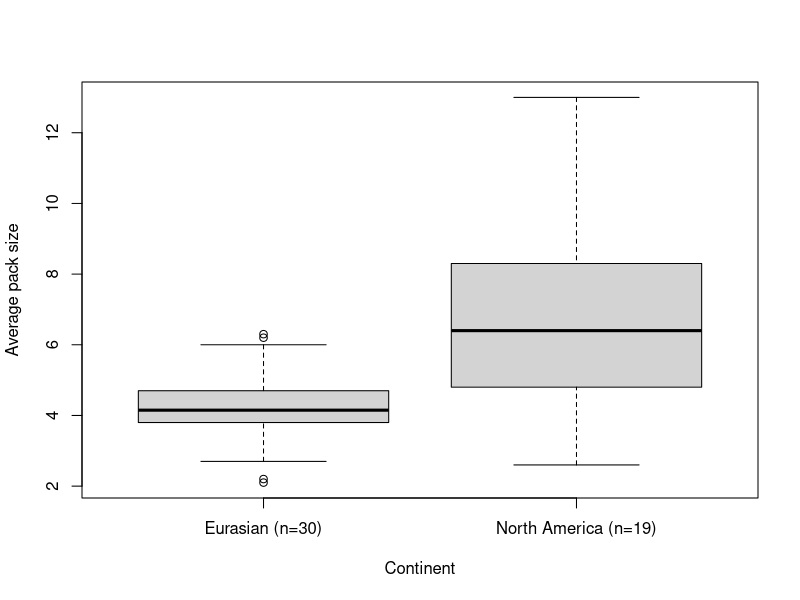
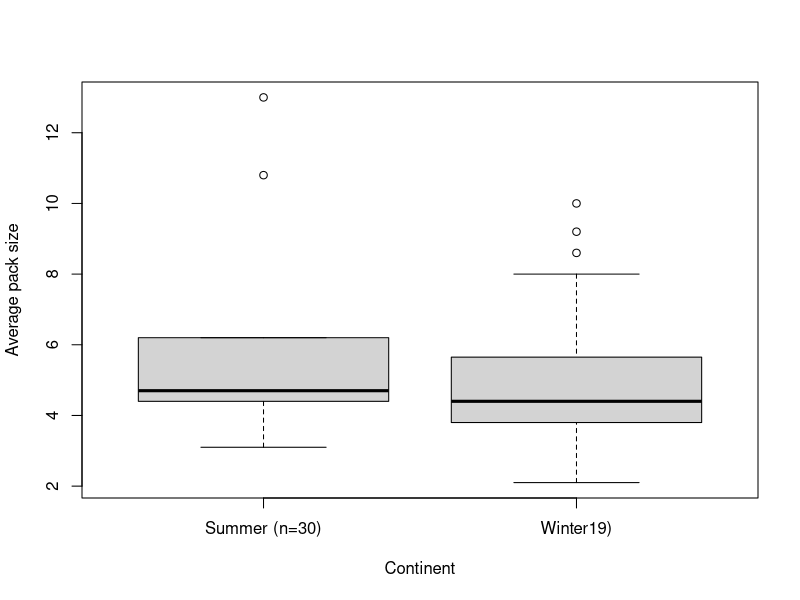
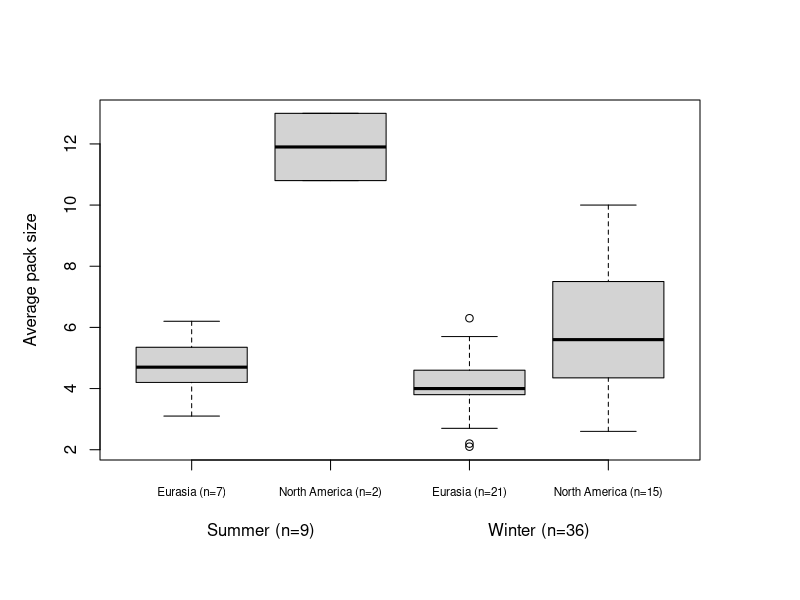

Recreate these plots in R, in order.
setwd("C:/Personal_Cloud/OneDrive/Work/Book/SocialCarnivores")
pack <- read.csv("packSizeFernandez.csv")


### add data 
addData <- pack[1,]
addData[] <- NA
#YNP page 46 Stahler et al 2020 
addData[] <- c("North America", "YNP", NA, "winter", 10, "2-37", NA, "Stahler et al 2020",NA  )
pack <- rbind(pack, addData)

#Nakamura, M., Rio-Maior, H., Godinho, R., Petrucci-Fonseca, F., & Álvares, F. (2021). 
#Source-sink dynamics promote wolf persistence in human-modified landscapes: Insights from long-term monitoring. Biological Conservation, 256, 109075.
# assign to summer as it is a minimum estimate with a combination of all methods used (inluding summer counts)
addData[] <- c("Eurasia", "Portugal", NA, "summer", 6.2, "0.3", NA, "Nakamura et al 2021",NA  )
pack <- rbind(pack, addData)

#Nordli, K. T. On the way to independence: Ebbing cohesion in Scandinavian wolf family groups. (Inland Norway University of Applied Sciences, 2018).
addData[] <- c("Eurasia", "Scandinavia", NA, "winter", 5.7, "0.3", NA, "Nordli et al 2018",NA  )
pack <- rbind(pack, addData)



pack$Pack.size <- as.numeric(pack$Pack.size)
head(pack)
nrow(pack)

mean(pack$Pack.size)
sd(pack$Pack.size)

pack$Continentfact <- as.factor(pack$Continent)
plot(pack$Pack.size ~ pack$Continentfact, xlab="Continent", ylab="Average pack size", xaxt="n")


axis(1, at=c(1,2), labels = c(paste("Eurasian (n=", table(pack$Continent)[1],")", sep=""),
                              paste("North America (n=", table(pack$Continent)[2],")", sep="")))


## simply season 
pack$Season1 <- substr(pack$Season, 1, 6)
## exclude year round
packSeason <- pack[!pack$Season %in% "year round",]
packSeason <- packSeason[!packSeason$Season %in% "fall",]

##MAKE LATE WINTER: WINTER
packSeason$Season1[packSeason$Season1 %in% "late w" ] <- "winter"
packSeason$Season1[packSeason$Season1 %in% "late s" ] <- "summer"

packSeason$Seasonfact <- as.factor(packSeason$Season1)

plot(packSeason$Pack.size ~ packSeason$Seasonfact, xlab="Continent", ylab="Average pack size", xaxt="n")


axis(1, at=c(1,2), labels = c(paste("Summer (n=", table(pack$Continent)[1],")", sep=""),
                              paste("Winter", table(pack$Continent)[2],")", sep="")))


##INTERACTIONS
packSeason$SeasonContinentfact <- as.factor(paste(packSeason$Season1,packSeason$Continent))

par(mar=c(7,5,5,5))
plot(packSeason$Pack.size ~ packSeason$SeasonContinentfact,xlab="",
     ylab="Average pack size", xaxt="n")

axis(1, at=c(1:4), labels = c(paste("Eurasia (n=", table(packSeason$SeasonContinentfact)[1],")", sep=""),
                              paste("North America (n=", table(packSeason$SeasonContinentfact)[2],")", sep=""),
                              paste("Eurasia (n=", table(packSeason$SeasonContinentfact)[3],")", sep=""),
                              paste("North America (n=", table(packSeason$SeasonContinentfact)[4],")", sep="")),cex.axis=0.7)


axis(1, at=c(1.5,3.5), labels = c(paste("Summer (n=", table(packSeason$Seasonfact)[1],")", sep=""),
                              paste("Winter (n=", table(packSeason$Seasonfact)[2],")", sep="")),
                       cex.axis=1, col="white", line = +2)


##
mod1 <- lm(packSeason$Pack.size~1)
summary(mod1)
AIC(mod1)


mod <- lm(packSeason$Pack.size~packSeason$Season1+packSeason$Continentfact )
summary(mod)
AIC(mod)
##
mod1 <- lm(packSeason$Pack.size~packSeason$Season1*packSeason$Continentfact )
summary(mod1)
AIC(mod1)



